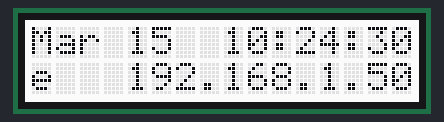
Simulated run of this program. Board: Raspberry Pi (BCM pin numbers). Parts: 16×2 character LCD. The clock reads 2024-03-15 10:24:30 at power-on unless the program sets it; files the program writes start out absent; system figures (address, load, memory, disk, uptime) are fixed made-up values; threads take turns every 2 ms.

Above: at 0.2 s.
At 3.1 s:
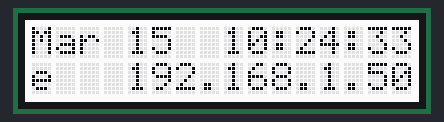
At 7.1 s:
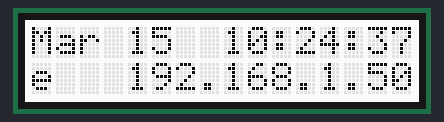
At 14.5 s:
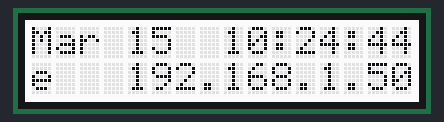
At 22.5 s:
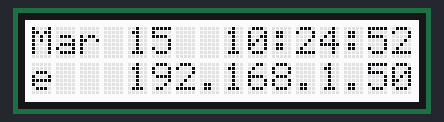
At 38.4 s:
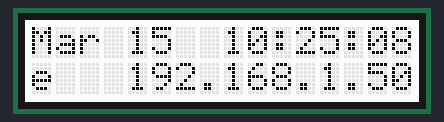

The program:

DisplayIPAddressDaemon.py
```python
# (licence header left out)
#
# based on code from Kyle Prier (http://wwww.youtube.com/meistervision)
# and AdaFruit Industries (https://www.adafruit.com)
# Kyle Prier - https://www.dropbox.com/s/w2y8xx7t6gkq8yz/radio.py
# AdaFruit   - https://github.com/adafruit/Adafruit-Raspberry-Pi-Python-Code.git, Adafruit_CharLCDPlate
#

#dependancies
from Adafruit_I2C          import Adafruit_I2C
from Adafruit_MCP230xx     import Adafruit_MCP230XX
from Adafruit_CharLCDPlate import Adafruit_CharLCDPlate
from datetime              import datetime
from subprocess            import *
from time                  import sleep, strftime
from Queue                 import Queue
from threading             import Thread

import smbus
import os
import time
import subprocess


#standard python libs
import logging
import time

#third party libs
from daemon import runner

class DisplayIPAddressDaemon:
	# initialize the LCD plate
	#   use busnum = 0 for raspi version 1 (256MB)
	#   and busnum = 1 for raspi version 2 (512MB)
	LCD = ""
#	lcd = ""

	# Define a queue to communicate with worker thread
	LCD_QUEUE = ""

	# Globals
	astring = ""
	setscroll = ""

	# Buttons
	NONE           = 0x00
	SELECT         = 0x01
	RIGHT          = 0x02
	DOWN           = 0x04
	UP             = 0x08
	LEFT           = 0x10
	UP_AND_DOWN    = 0x0C
	LEFT_AND_RIGHT = 0x12

	def __init__(self):
		self.LCD = Adafruit_CharLCDPlate(busnum = 0)
#		self.lcd = Adafruit_CharLCDPlate()
		self.LCD_QUEUE = Queue()

		self.stdin_path = '/dev/null'
		self.stdout_path = '/dev/tty'
		self.stderr_path = '/dev/tty'
		self.pidfile_path =  '/var/run/testdaemon.pid'
		self.pidfile_timeout = 5

	# ----------------------------
	# WORKER THREAD
	# ----------------------------

	# Define a function to run in the worker thread
	def update_lcd(self,q):

	   while True:
	      msg = q.get()
	      # if we're falling behind, skip some LCD updates
	      while not q.empty():
	        q.task_done()
	        msg = q.get()
	      self.LCD.setCursor(0,0)
	      self.LCD.message(msg)
	      q.task_done()
	   return


	# ----------------------------
	# MAIN LOOP
	# ----------------------------

	def run(self):

	   global astring, setscroll

	   # Setup AdaFruit LCD Plate
	   self.LCD.begin(16,2)
	   self.LCD.clear()
	   self.LCD.backlight(self.LCD.ON)

	   # Create the worker thread and make it a daemon
	   worker = Thread(target=self.update_lcd, args=(self.LCD_QUEUE,))
	   worker.setDaemon(True)
	   worker.start()

	   self.display_ipaddr()

	def delay_milliseconds(self, milliseconds):
	   seconds = milliseconds / float(1000)   # divide milliseconds by 1000 for seconds
	   sleep(seconds)

	# ----------------------------
	# DISPLAY TIME AND IP ADDRESS
	# ----------------------------

	def display_ipaddr(self):
	   show_eth0 = "ip addr show eth0  | cut -d/ -f1 | awk '/inet/ {printf \"e%15.15s\", $2}'"
	   ipaddr = self.run_cmd(show_eth0)

	   self.LCD.backlight(self.LCD.ON)
	   i = 29
	   muting = False
	   keep_looping = True
	   while (keep_looping):

	      # Every 1/2 second, update the time display
	      i += 1
	      #if(i % 10 == 0):
	      if(i % 5 == 0):
	         self.LCD_QUEUE.put(datetime.now().strftime('%b %d  %H:%M:%S\n')+ ipaddr, True)

	      # Every 3 seconds, update ethernet or wi-fi IP address
	      if(i == 60):
	         ipaddr = self.run_cmd(show_eth0)
	         i = 0

	      self.delay_milliseconds(99)

	# ----------------------------

	def run_cmd(self,cmd):
	   p = Popen(cmd, shell=True, stdout=PIPE, stderr=STDOUT)
	   output = p.communicate()[0]
	   return output


app = DisplayIPAddressDaemon()
logger = logging.getLogger("DisplayIPAddressDaemonLog")
logger.setLevel(logging.INFO)
formatter = logging.Formatter("%(asctime)s - %(name)s - %(levelname)s - %(message)s")
handler = logging.FileHandler("/var/log/testdaemon.log")
handler.setFormatter(formatter)
logger.addHandler(handler)

daemon_runner = runner.DaemonRunner(app)
#This ensures that the logger file handle does not get closed during daemonization
daemon_runner.daemon_context.files_preserve=[handler.stream]
daemon_runner.do_action()


if __name__ == "__main__":
	app = DisplayIPAddressDaemon()
	app.run()
```

Measured:
- what the display in image 1 shows lasts 1.0 s, from 3.1 s to 4.1 s
- what the display in image 2 shows lasts 1.5 s, from 7.0 s to 8.5 s
